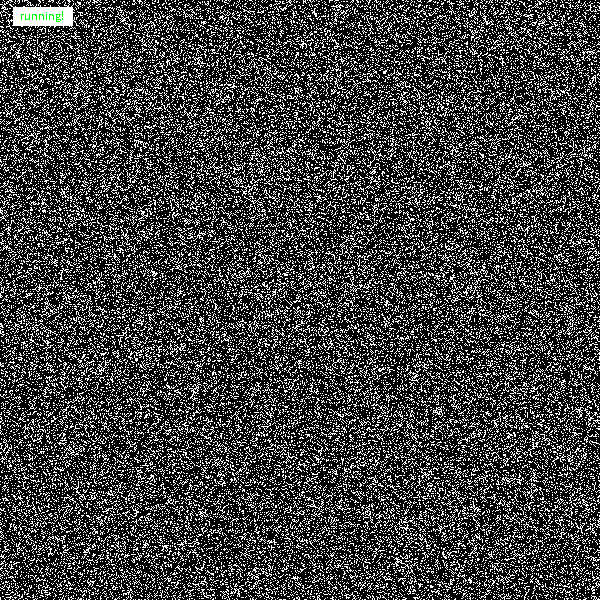
Frame 1 (no input)
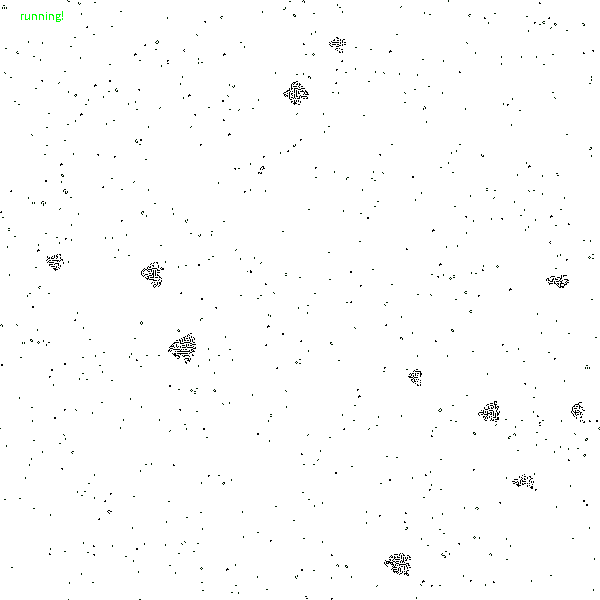
Frame 60 (the mouse pressed at the canvas centre just before this capture)
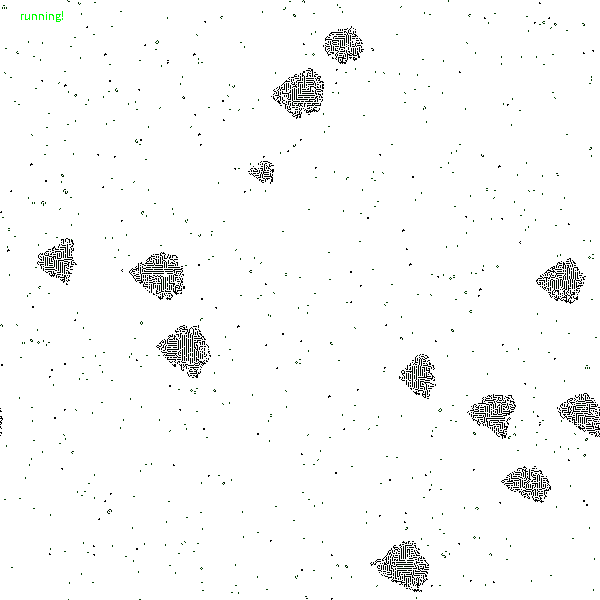
Frame 120 (the mouse held since frame 60 and released just before this capture)

The Processing sketch that drew these frames (run headless with seeded random() and noise(); from frame 60 on, the mouse is pressed at the canvas centre):

// Processing sketch: sketch_02_game_of_life_colored_variation
// ── sketch_02_game_of_life_colored_variation.pde
boolean pause = false;
int cellSize = 1;

int gridCountX;
int gridCountY;
int[][] grid;
int[][] buffer;
int[][] lifetime;

float randProbability = 0.25;

void setup() {
  size(600, 600);
  frameRate(30);
  noSmooth();
  background(255);
  
  gridCountX = int(width/cellSize);
  gridCountY = int(height/cellSize);

  grid       = new int[gridCountY][gridCountX];
  buffer     = new int[gridCountY][gridCountX];
  lifetime   = new int[gridCountY][gridCountX];

  grid       = populate(grid);
  lifetime   = empty(lifetime);
}

int[][] populate(int[][] g) {
  int rows = g.length;
  int cols = (rows > 0) ? g[0].length : 0;
  for (int i=0; i < rows; i++) {
    for (int j=0; j < cols; j++) {
      g[i][j] = (random(1) > randProbability) ? 1 : 0; //(i%2 == 0) ? 0 : 1;
    }
  }
  return g;
}

int[][] empty(int[][] g) {
  int rows = g.length;
  int cols = (rows > 0) ? g[0].length : 0;
  for (int i=0; i < rows; i++) {
    for (int j=0; j < cols; j++) {
      g[i][j] = 0;
    }
  }
  return g;
}

void process() {
  // a live cell < 2 live neighbours = 0 in the next generation
  // a live cell 2 or 3 live neighbours = 1 in the next generation
  // a live cell > 3 live neighbours = 0 in the next generation
  // a dead cell == 3 live neighbours = 1 in the next generation

  for (int i=0; i < gridCountY; i++) {
    for (int j=0; j < gridCountX; j++) {

      int idxLeft     = (j > 0) ? j - 1 : gridCountX-1;
      int idxRight    = (j < gridCountX-1) ? j + 1 : 0;
      int idxTop      = (i > 0) ? i - 1 : gridCountY-1;
      int idxBottom   = (i < gridCountY-1) ? i + 1 : 0;

      int current     = grid[i][j];
      int left        = grid[i][idxLeft];
      int right       = grid[i][idxRight];
      int top         = grid[idxTop][j];
      int bottom      = grid[idxBottom][j];
      int topLeft     = grid[idxTop][idxLeft];
      int topRight    = grid[idxTop][idxRight];
      int bottomLeft  = grid[idxBottom][idxLeft];
      int bottomRight = grid[idxBottom][idxRight];

      int sum = left + right + top + bottom + topLeft + topRight + bottomLeft + bottomRight + current;

      if (current == 1) {
        buffer[i][j] = 1;
        if (sum < 2 || sum > 3) {
          buffer[i][j] = 0;
        }
      } else if (sum == 3) {
        buffer[i][j] = 1;
      }
      
      if(current==1) { 
        lifetime[i][j]++;
      } else {
        lifetime[i][j]=0;
      }
      
      if (lifetime[i][j] > 600) {
        lifetime[i][j] = 0;
        buffer[i][j] = round(random(1));
      }
    }
  } 
  grid = buffer;
}

void draw() {
  background(255);
  for (int i=0; i < gridCountY; i++) {
    for (int j=0; j < gridCountX; j++) {
      int cell = grid[i][j];
      int age = lifetime[i][j];
      noStroke();
      if (cell == 1) {
        fill(0, constrain(age*0.5, 0, 255), 0);
        rect(j*cellSize, i*cellSize, cellSize, cellSize);
      }
    }
  }

  if (pause) {
    fill(255);
    rect(13, 7, 60, 19);
    fill(255, 0, 0);
    text("paused!", 20, 20);
  } else {
    process();
    fill(255);
    rect(13, 7, 60, 19);
    fill(0, 255, 0);
    text("running!", 20, 20);
  }
}

void keyPressed() {
  if(key == ' ') {
    pause = !pause;
  }
  if(key == 'r') {
    grid = populate(grid);
  }
  if(key == 'c') {
    grid = empty(grid);
  }
}

void mousePressed() {
  int indexX = int(mouseX / cellSize);
  int indexY = int(mouseY / cellSize);
  int cell = grid[indexY][indexX];

  cell = (cell == 0) ? 1 : 0;
  grid[indexY][indexX] = cell;
}
